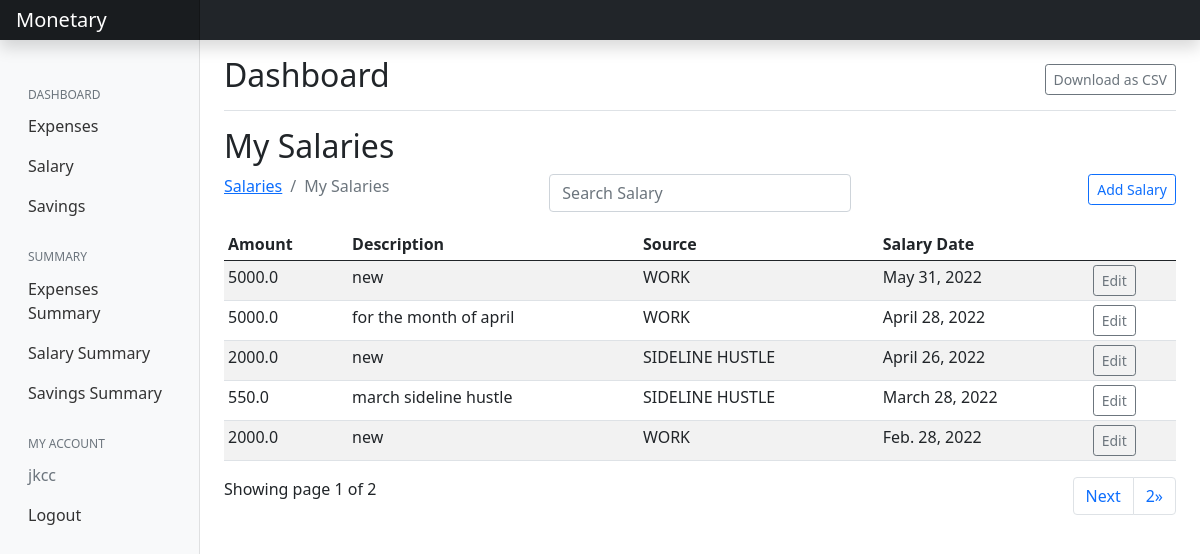
Page /salary/ (signed in) on the earlier database version.
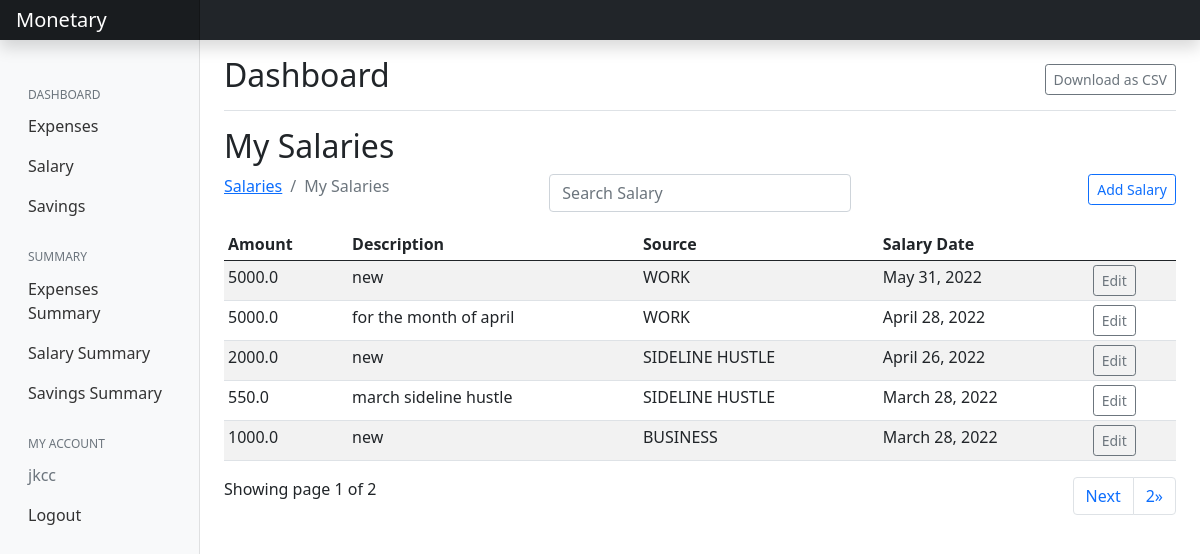
Same page on the later database version.
### salary/models.py (models this page shows, shortened)
class Salary(models.Model):
    amount = models.FloatField()
    date = models.DateField(default=now)
    description = models.TextField()
    owner = models.ForeignKey(to=User, on_delete=models.CASCADE)
    source = models.CharField(max_length=200)
    class Meta:
        ordering = ['-date']
        verbose_name_plural = 'Salaries'

### salary/views.py (the view)
# urls.py: path('', views.index, name="expenses"),
@login_required(login_url='/accounts/login')
def index(request):
    sources = Source.objects.all()
    salary = Salary.objects.filter(owner=request.user)
    paginator = Paginator(salary, 5)
    page_num = request.GET.get('page')
    page_obj = Paginator.get_page(paginator, page_num)
    context = {
        'salary': salary,
        'page_obj': page_obj
    }
    return render(request, 'salary/index.html', context)

### salary/templates/salary/index.html (shortened to what this page needs)
{% extends 'base.html' %}
{% load static %}
{% block content %}
{% if salary.count %}
<div class="d-flex justify-content-between flex-wrap flex-md-nowrap align-items-center pt-3 pb-2 mb-3 border-bottom">
    <h1 class="h2">Dashboard</h1>
    <div class="btn-toolbar mb-2 mb-md-0">
        <a href="{% url 'salary-csv' %}" class="btn btn-outline-secondary btn-sm">Download as CSV</a>
    </div>
</div>
<h2>My Salaries</h2>
<div class="row">
    <div class="col-md-4">
        <nav aria-label="breadcrumb">
            <ol class="breadcrumb">
                <li class="breadcrumb-item"><a href="{% url 'salary' %}">Salaries</a></li>
                <li class="breadcrumb-item active" aria-current="page">My Salaries</li>
            </ol>
        </nav>
    </div>
    <div class="col-md-4">
        <div class="form-group">
            <input type="text" class="form-control mb-3" id="searchField" placeholder="Search Salary">
        </div>
    </div>
    <div class="col-md-4">
        <a href="{% url 'add-salary' %}" class="btn btn-outline-primary btn-sm mb-3 float-end">Add Salary</a>
    </div>
</div>
<div class="app-table">
    <table class="table table-striped table-sm">
        <thead>
            <tr>
                <th>Amount</th>
                <th>Description</th>
                <th>Source</th>
                <th>Salary Date</th>
                <th></th>
            </tr>
        </thead>
        <tbody>
            {% for salary in page_obj %}
            <tr>
                <td>{{salary.amount}}</td>
                <td>{{salary.description}}</td>
                <td>{{salary.source}}</td>
                <td>{{salary.date}}</td>
                <td><a href="{% url 'salary-edit' salary.id %}" class="btn btn-outline-secondary btn-sm">Edit</a></td>
            </tr>
            {% endfor %}
        </tbody>
    </table>
</div>
<div class="pagination-container">
    <div>
        Showing page {{ page_obj.number }} of {{ page_obj.paginator.num_pages }}
        <ul class="pagination align-right float-end mr-auto">
            {% if page_obj.has_next %}
            <li class="page-item"><a class="page-link" href="?page={{ page_obj.next_page_number }}">Next</a>
            </li>
            <li class="page-item"><a class="page-link"
                    href="?page={{ page_obj.paginator.num_pages }}">{{ page_obj.paginator.num_pages }}&raquo;</a>
            </li>
            {% endif %}
        </ul>
    </div>
</div>
{% endif %}
{% endblock %}

Differences in the rows shown:
no longer on this page (row unchanged): Salary: amount "2000.0", description "new", source "WORK", date "Feb. 28, 2022"
added Salary: amount "1000.0", description "new", source "BUSINESS", date "March 28, 2022"
